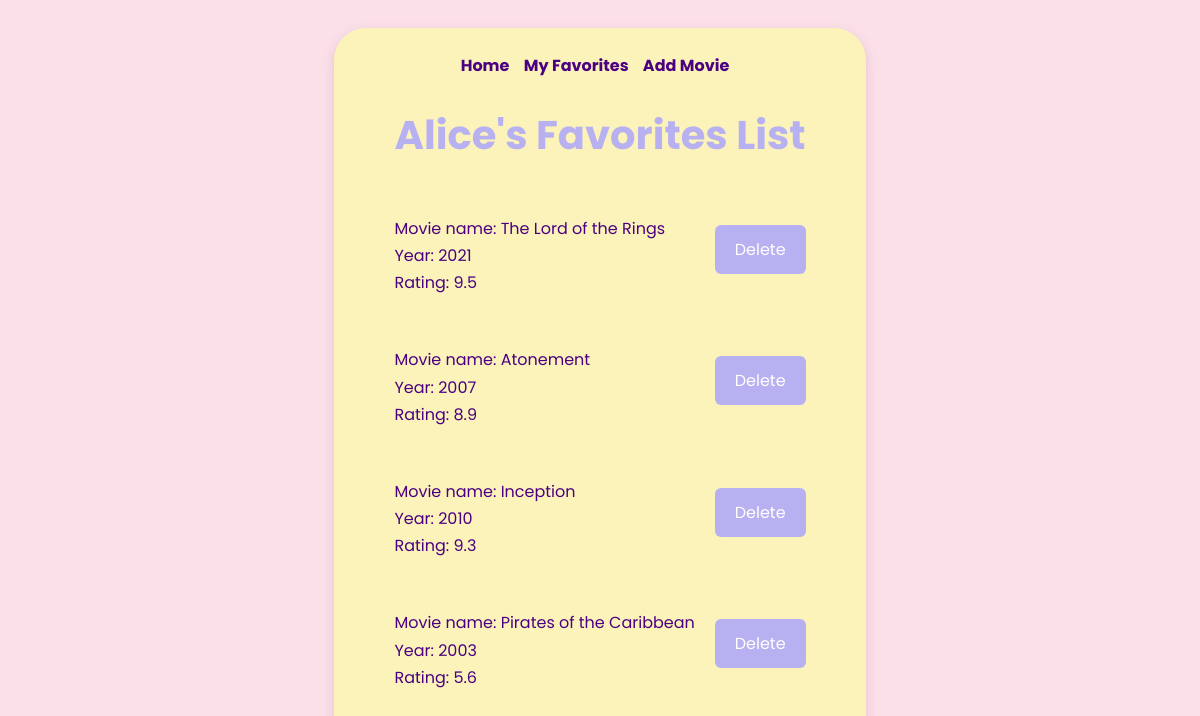
Before: /users/1 with the older database file.
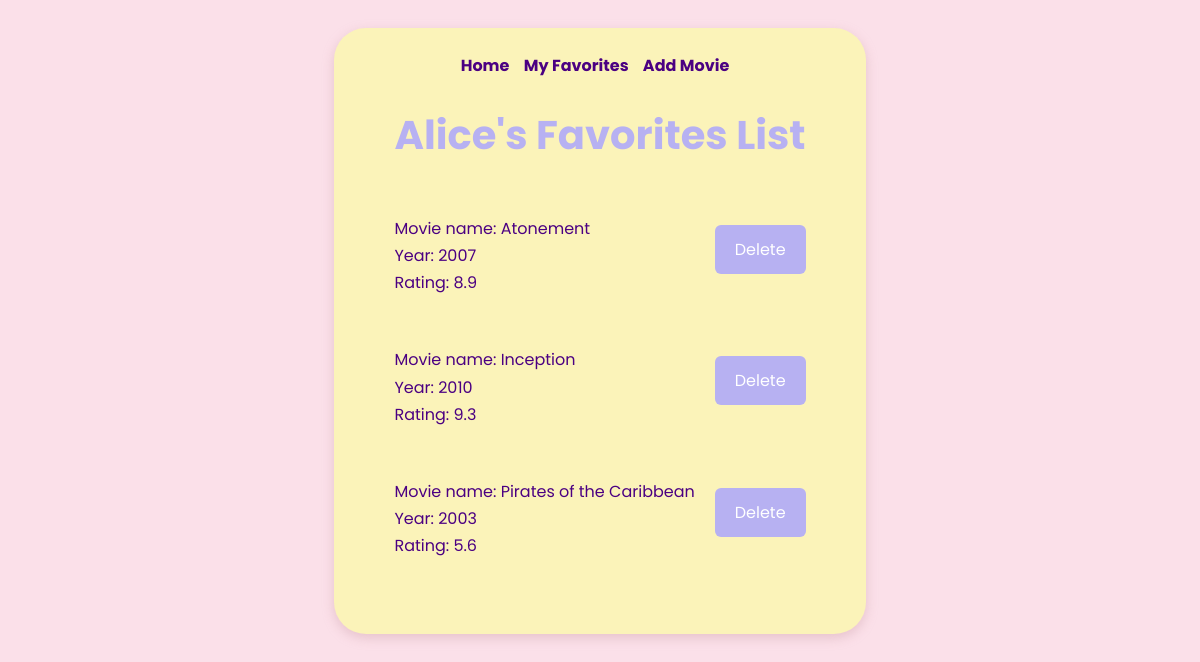
After: the same page with the newer database file.
### datamanager/data_models.py (models this page shows, shortened)
class Movie(db.Model):
    __tablename__ = "movies"
    id = Column(Integer, primary_key=True, autoincrement=True)
    name = Column(String)
    director = Column(String)
    year = Column(Integer)
    rating = Column (Float)

### app.py (the view)
@app.route('/users/<user_id>')
def list_user_movies(user_id):
    user = data_models.User.query.get(user_id)
    user_movies = data_manager.get_user_movies(user_id)
    return render_template('user_movies.html', user_movies=user_movies, user=user)

### datamanager/data_models.py (called while the page is built)
    def __str__(self):
        return f"Name: {self.name}, id: {self.id}, birthday: {self.birthday}"

### datamanager/sqlite_data_manager.py (called while the page is built)
    def get_user_movies(self, user_id):
        user_movie_instances = self.models.UserMovie.query.filter_by(user_id=user_id).all()
        movie_ids = [instance.movie_id for instance in user_movie_instances]
        all_movies = self.models.Movie.query.all()
        user_movies = [movie for movie in all_movies if movie.id in movie_ids]
        return user_movies

### templates/user_movies.html (shortened to what this page needs)
<!DOCTYPE html>
<html lang="en">
<head>
    <link rel="stylesheet" href="/static/styles.css">
</head>
<body>
<main>
    <nav>
        <a class="nav_element" href="/">Home</a>
        <a class="nav_element" href="/users/{{ user.id }}">My Favorites</a>
        <a class="nav_element" href="/users/{{ user.id }}/add_movie">Add Movie</a>
    </nav>
    <h1>{{ user.name }}'s Favorites List</h1>
    <div>
        <ul>
            {% for movie in user_movies %}
            <li>
                <div>
                    Movie name: {{ movie.name }} <br>
                    Year: {{ movie.year }} <br>
                    Rating: {{ movie.rating }} <br>
                </div>
                <div>
                    <form method="POST"
                          action="{{ url_for('delete_movie_from_favs', user_id=user.id, movie_id=movie.id) }}">
                        <button type="submit">Delete</button>
                    </form>
                </div>
            </li>
            {% endfor %}
        </ul>
    </div>
</main>
</body>
</html>

Changed rows visible on the page:
removed Movie: name "The Lord of the Rings", year "2021", rating "9.5"
